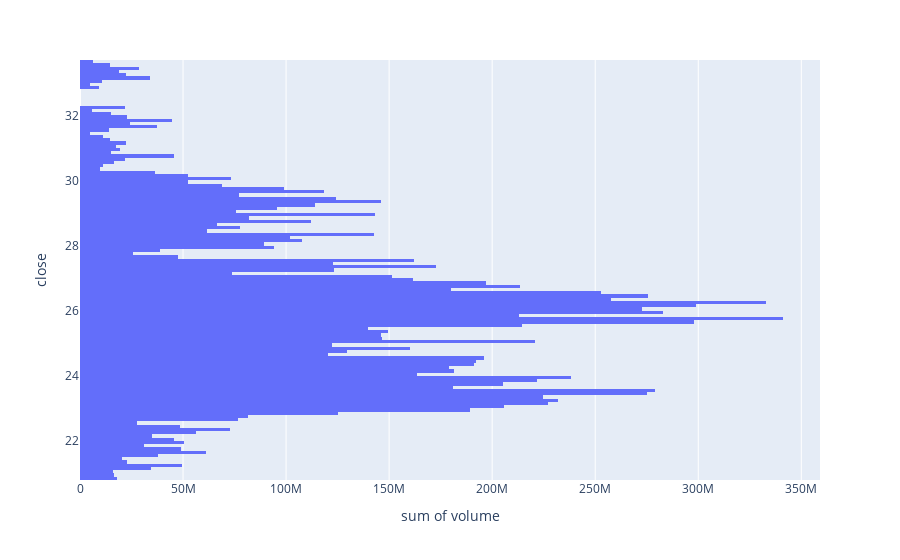

The cell this chart's notebook holds for it:
### Code cell


### Figure 1 — Plotly figure (JSON) as saved in the notebook; plotly's stock layout.template omitted (floating-point values rounded to 4 significant figures; data arrays with more than 128 entries replaced by an {"elided": "..."} marker saying what was removed)
{"data": [{"alignmentgroup": "True", "bingroup": "y", "histfunc": "sum", "hovertemplate": "sum of volume=%{x}<br>close=%{y}<extra></extra>", "legendgroup": "", "marker": {"color": "#636efa", "pattern": {"shape": ""}}, "name": "", "nbinsy": 150, "offsetgroup": "", "orientation": "h", "showlegend": false, "type": "histogram", "x": {"elided": "5066 int values"}, "xaxis": "x", "y": {"elided": "5066 float values"}, "yaxis": "y"}], "layout": {"barmode": "relative", "legend": {"tracegroupgap": 0}, "margin": {"t": 60}, "xaxis": {"anchor": "y", "domain": [0, 1], "title": {"text": "sum of volume"}}, "yaxis": {"anchor": "x", "domain": [0, 1], "title": {"text": "close"}}}}
